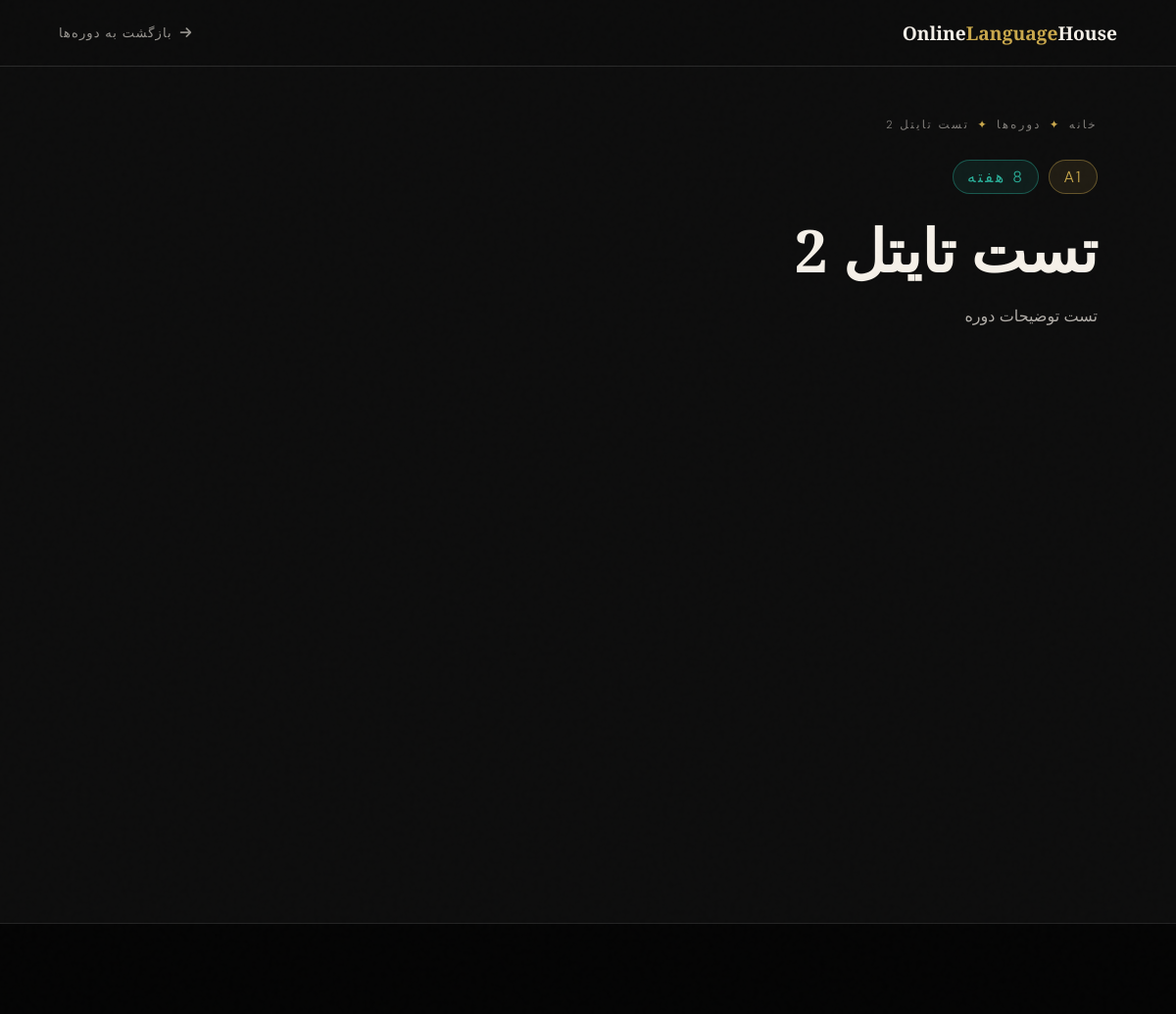
The page /courses/1/ on the database as committed earlier.
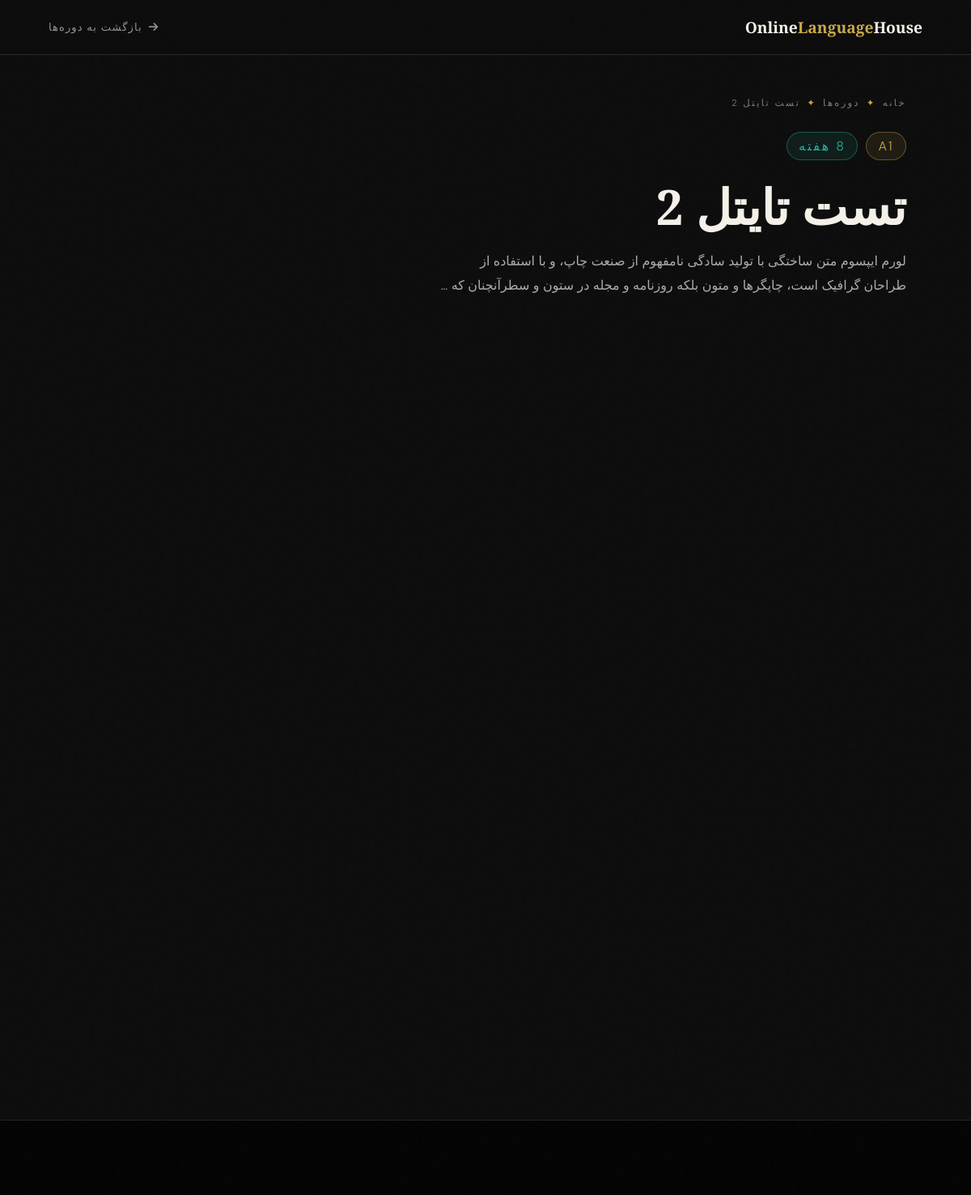
The same page on the database as committed later.
### core/models.py (models this page shows, shortened)
class Course(models.Model):
    title = models.CharField("عنوان دوره", max_length=200)
    level = models.CharField("سطح دوره", max_length=100)
    duration = models.CharField("مدت زمان", max_length=100)
    description = models.TextField("توضیحات")
    image = models.ImageField("تصویر", upload_to='courses/', blank=True, null=True)
    test_level = models.CharField("سطح تست دوره", max_length=100, blank=True, help_text="مثلاً A1/A2 یا آسان/متوسط")
    test_duration = models.CharField("مدت زمان آزمون", max_length=100, blank=True, help_text="مثلاً 10 ساعت")
    certificate = models.BooleanField("گواهینامه دارد", default=True)
    access = models.CharField("دسترسی", max_length=200, default="موبایل + دسکتاپ")
    is_active = models.BooleanField("فعال باشد", default=True)
    class Meta:
        verbose_name = "دوره"
        verbose_name_plural = "دوره‌ها"

### core/views.py (the view)
# urls.py: path("courses/<int:id>/", views.course_detail, name="course_detail"),
def course_detail(request, id):
    course = get_object_or_404(Course, id=id, is_active=True)
    return render(request, "core/course_detail.html", {
        "course": course
    })

### templates/core/Course_detail.html (shortened to what this page needs)
{% load static %}
{% load i18n %}
<!DOCTYPE html>
<html lang="fa" dir="rtl" class="">
<head>
    <link rel="stylesheet" href="https://cdnjs.cloudflare.com/ajax/libs/font-awesome/6.5.1/css/all.min.css">
    <link rel="stylesheet" href="{% static 'css/Course_detail.css' %}">
</head>
<body>
    <nav>
        <a href="{% url 'home' %}" class="nav-logo">Online<span>Language</span>House</a>
        <a href="{% url 'home' %}#courses" class="nav-back">
            <i class="fa fa-arrow-right"></i>
            {% trans "بازگشت به دوره‌ها" %}
        </a>
    </nav>
    <section class="course-hero">
        <div class="hero-content">
            <div class="breadcrumb">
                <a href="{% url 'home' %}">{% trans "خانه" %}</a>
                <span class="sep">✦</span>
                <a href="{% url 'home' %}#courses">{% trans "دوره‌ها" %}</a>
                <span class="sep">✦</span>
                <span>{{ course.title }}</span>
            </div>
            <div class="course-tags">
                <span class="tag tag-gold">{{ course.level }}</span>
                <span class="tag tag-teal">{{ course.duration }}</span>
            </div>
            <h1 class="course-title-hero">{{ course.title }}</h1>
            <p class="course-short-desc">{{ course.description|truncatewords:30 }}</p>
        </div>
    </section>
    <div class="layout">
        <div>
        </div>
        <div>
        </div>
    </div>
    <footer class="mini-footer">
        <br>
        <br>
    </footer>
</body>
</html>

Rows that differ between the two databases and show on the page:
changed Course "تست تایتل 2": description "تست توضیحات دوره" → "لورم ایپسوم متن ساختگی با تولید سادگی نامفهوم از صنعت چاپ، و با استفاده از طراحان گرافیک است، چاپگرها و متون بلکه روزنامه و مجله در ستون و سطرآنچنان که …"
